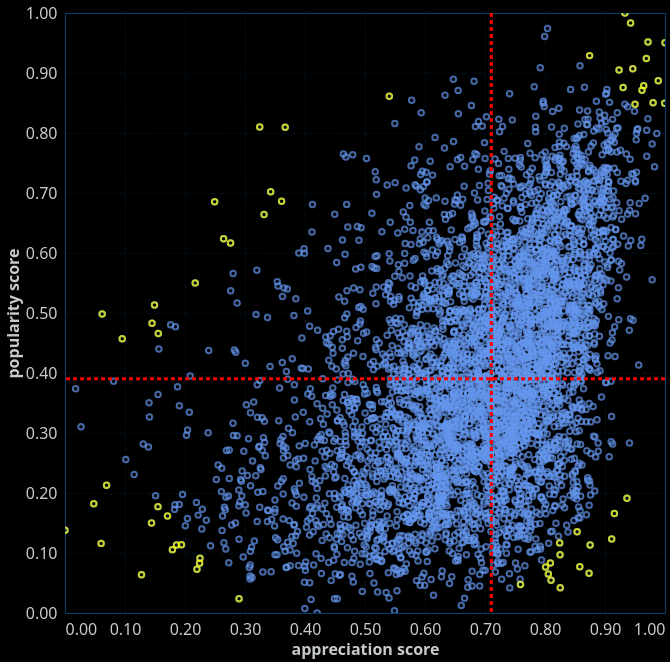

Express this chart as Vega-Lite.
### Vega-Lite specification from a JSON file in a GitHub repository (floating-point values rounded to 4 significant figures; data arrays with more than 128 entries replaced by an {"elided": "..."} marker saying what was removed)
{"config": {"view": {"continuousWidth": 400, "continuousHeight": 300, "stroke": "#043f6b", "strokeWidth": 1}, "background": "#000000", "mark": {"color": "#6495ED"}, "arc": {"fill": "#6495ED"}, "area": {"fill": "#6495ED", "line": true, "fillOpacity": 0.1}, "line": {"stroke": "#6495ED", "strokeWidth": 2}, "path": {"stroke": "#6495ED"}, "rect": {"fill": "#6495ED"}, "shape": {"stroke": "#6495ED"}, "symbol": {"fill": "#6495ED"}, "title": {"color": "#C7CCC9", "anchor": "start", "dy": -15, "fontSize": 16, "font": "IBM Plex Sans,system-ui,-apple-system,BlinkMacSystemFont,\".sfnstext-regular\",sans-serif", "fontWeight": 600}, "axisBand": {"grid": false}, "axis": {"labelColor": "#C7CCC9", "labelFontSize": 16, "labelFont": "IBM Plex Sans Condensed, system-ui, -apple-system, BlinkMacSystemFont, \".SFNSText-Regular\", sans-serif", "labelFontWeight": 400, "titleColor": "#C7CCC9", "titleFontWeight": 600, "titleFontSize": 16, "grid": true, "gridColor": "#043f6b", "labelAngle": 0, "domainColor": null, "tickColor": null, "labelPadding": 2, "tickSize": 6, "tickWidth": 0.5, "gridOpacity": 1, "gridZ": 1}, "axisX": {"gridDash": [6, 3], "gridWidth": 0.25, "gridColor": "#043f6b", "labelAngle": 0}, "axisY": {"gridDash": [6, 3], "gridWidth": 0.25, "gridColor": "#043f6b"}, "layer": {"grid": 1, "mark": 0}, "legend": {"labelFontSize": 11, "padding": 1, "symbolType": "square", "labelColor": "#C7CCC9", "titleColor": "#C7CCC9"}, "style": {"guide-label": {"font": "IBM Plex Sans,system-ui,-apple-system,BlinkMacSystemFont,\".sfnstext-regular\",sans-serif", "fill": "#C7CCC9", "fontWeight": 400}, "guide-title": {"font": "IBM Plex Sans,system-ui,-apple-system,BlinkMacSystemFont,\".sfnstext-regular\",sans-serif", "fill": "#C7CCC9", "fontWeight": 400}}, "range": {"category": ["#33a8c7ff", "#52e3e1ff", "#a0e426ff", "#fdf148ff", "#ffab00ff", "#f77976ff", "#f050aeff", "#d883ffff", "#9336fdff"]}}, "layer": [{"data": {"name": "data-2359c037a23dd66d5ba56659ea999b4b"}, "mark": {"type": "point"}, "encoding": {"tooltip": [{"field": "name", "type": "nominal"}, {"field": "popularity_score", "type": "quantitative"}, {"field": "appreciation_score", "type": "quantitative"}], "x": {"field": "appreciation_score", "title": "appreciation score", "type": "quantitative"}, "y": {"field": "popularity_score", "title": "popularity score", "type": "quantitative"}}, "name": "view_29", "transform": [{"filter": "(datum['appreciation_score'] >= density_plot_threshold)"}]}, {"data": {"name": "data-2359c037a23dd66d5ba56659ea999b4b"}, "mark": {"type": "circle", "color": "#00ff41", "opacity": 0.6}, "encoding": {"size": {"aggregate": "count", "legend": null, "scale": {"domain": [0, 50]}, "type": "quantitative"}, "tooltip": [{"aggregate": "count", "title": "Density", "type": "quantitative"}], "x": {"bin": {"maxbins": 10}, "field": "appreciation_score", "type": "quantitative"}, "y": {"bin": {"maxbins": 10}, "field": "popularity_score", "type": "quantitative"}}, "transform": [{"filter": "(datum['appreciation_score'] < density_plot_threshold)"}]}, {"data": {"name": "data-b16947e3006d8715fc5985cc8273c398"}, "mark": {"type": "point", "color": "yellow"}, "encoding": {"tooltip": [{"field": "name", "type": "nominal"}, {"field": "popularity_score", "type": "quantitative"}, {"field": "appreciation_score", "type": "quantitative"}], "x": {"field": "appreciation_score", "type": "quantitative"}, "y": {"field": "popularity_score", "type": "quantitative"}}, "transform": [{"filter": "(datum['appreciation_score'] >= density_plot_threshold)"}]}, {"data": {"name": "data-19cf42d26c922c5854363cc3b563428e"}, "mark": {"type": "point", "color": "yellow"}, "encoding": {"tooltip": [{"field": "name", "type": "nominal"}, {"field": "popularity_score", "type": "quantitative"}, {"field": "appreciation_score", "type": "quantitative"}], "x": {"field": "appreciation_score", "type": "quantitative"}, "y": {"field": "popularity_score", "type": "quantitative"}}, "transform": [{"filter": "(datum['appreciation_score'] >= density_plot_threshold)"}]}, {"data": {"name": "data-31db096d7c5151a33d984d0d6f7710c8"}, "mark": {"type": "point", "color": "yellow"}, "encoding": {"tooltip": [{"field": "name", "type": "nominal"}, {"field": "popularity_score", "type": "quantitative"}, {"field": "appreciation_score", "type": "quantitative"}], "x": {"field": "appreciation_score", "type": "quantitative"}, "y": {"field": "popularity_score", "type": "quantitative"}}, "transform": [{"filter": "(datum['appreciation_score'] >= density_plot_threshold)"}]}, {"data": {"name": "data-46687f30dfe0e8d4d54ae9464199b41e"}, "mark": {"type": "point", "color": "yellow"}, "encoding": {"tooltip": [{"field": "name", "type": "nominal"}, {"field": "popularity_score", "type": "quantitative"}, {"field": "appreciation_score", "type": "quantitative"}], "x": {"field": "appreciation_score", "type": "quantitative"}, "y": {"field": "popularity_score", "type": "quantitative"}}, "transform": [{"filter": "(datum['appreciation_score'] >= density_plot_threshold)"}]}, {"data": {"name": "data-c6b81ccbfc9496cd164fbfb31b62c94a"}, "mark": {"type": "rule", "color": "red", "strokeDash": [4, 3], "strokeWidth": 3}, "encoding": {"x": {"field": "x", "type": "quantitative"}}}, {"data": {"name": "data-5ee42a83f075b192436395194e2f725b"}, "mark": {"type": "rule", "color": "red", "strokeDash": [4, 3], "strokeWidth": 3}, "encoding": {"y": {"field": "y", "type": "quantitative"}}}], "height": 600, "params": [{"name": "density_plot_threshold", "bind": {"input": "range", "max": 1, "min": 0, "step": 0.01}, "value": 0}, {"name": "param_21", "select": {"type": "interval", "encodings": ["x", "y"]}, "bind": "scales", "views": ["view_29"]}], "width": 600, "$schema": "https://vega.github.io/schema/vega-lite/v5.20.1.json", "datasets": {"data-2359c037a23dd66d5ba56659ea999b4b": {"elided": "4703 records"}, "data-b16947e3006d8715fc5985cc8273c398": [{"appid": 1086940, "name": "Baldur's Gate 3", "popularity_score": 0.9504, "appreciation_score": 1.0, "popularity_plus_appreciation": 1.95}, {"appid": 271590, "name": "Grand Theft Auto V", "popularity_score": 1.0, "appreciation_score": 0.9332, "popularity_plus_appreciation": 1.933}, {"appid": 1245620, "name": "ELDEN RING", "popularity_score": 0.9835, "appreciation_score": 0.9427, "popularity_plus_appreciation": 1.926}, {"appid": 1174180, "name": "Red Dead Redemption 2", "popularity_score": 0.9517, "appreciation_score": 0.9717, "popularity_plus_appreciation": 1.923}, {"appid": 292030, "name": "The Witcher® 3: Wild Hunt", "popularity_score": 0.924, "appreciation_score": 0.9688, "popularity_plus_appreciation": 1.893}, {"appid": 620, "name": "Portal 2", "popularity_score": 0.8871, "appreciation_score": 0.9887, "popularity_plus_appreciation": 1.876}, {"appid": 413150, "name": "Stardew Valley", "popularity_score": 0.9069, "appreciation_score": 0.9463, "popularity_plus_appreciation": 1.853}, {"appid": 220, "name": "Half-Life 2", "popularity_score": 0.8497, "appreciation_score": 0.9995, "popularity_plus_appreciation": 1.849}, {"appid": 72850, "name": "The Elder Scrolls V: Skyrim", "popularity_score": 0.8786, "appreciation_score": 0.9645, "popularity_plus_appreciation": 1.843}, {"appid": 367520, "name": "Hollow Knight", "popularity_score": 0.8713, "appreciation_score": 0.9616, "popularity_plus_appreciation": 1.833}, {"appid": 1593500, "name": "God of War", "popularity_score": 0.8505, "appreciation_score": 0.9801, "popularity_plus_appreciation": 1.831}, {"appid": 550, "name": "Left 4 Dead 2", "popularity_score": 0.9052, "appreciation_score": 0.9235, "popularity_plus_appreciation": 1.829}, {"appid": 374320, "name": "DARK SOULS™ III", "popularity_score": 0.8758, "appreciation_score": 0.9301, "popularity_plus_appreciation": 1.806}, {"appid": 105600, "name": "Terraria", "popularity_score": 0.929, "appreciation_score": 0.8743, "popularity_plus_appreciation": 1.803}, {"appid": 391540, "name": "Undertale", "popularity_score": 0.8479, "appreciation_score": 0.95, "popularity_plus_appreciation": 1.798}], "data-19cf42d26c922c5854363cc3b563428e": [{"appid": 1517290, "name": "Battlefield™ 2042", "popularity_score": 0.8098, "appreciation_score": 0.3245, "popularity_minus_appreciation": 0.4853}, {"appid": 1151340, "name": "Fallout 76", "popularity_score": 0.8097, "appreciation_score": 0.367, "popularity_minus_appreciation": 0.4427}, {"appid": 1265780, "name": "The Lord of the Rings: Gollum™", "popularity_score": 0.4982, "appreciation_score": 0.06193, "popularity_minus_appreciation": 0.4363}, {"appid": 1225330, "name": "NBA 2K21", "popularity_score": 0.6856, "appreciation_score": 0.2494, "popularity_minus_appreciation": 0.4361}, {"appid": 1015500, "name": "WWE 2K20", "popularity_score": 0.5132, "appreciation_score": 0.1492, "popularity_minus_appreciation": 0.364}, {"appid": 390340, "name": "Umbrella Corps", "popularity_score": 0.4569, "appreciation_score": 0.09537, "popularity_minus_appreciation": 0.3616}, {"appid": 2338770, "name": "NBA 2K24", "popularity_score": 0.6238, "appreciation_score": 0.2644, "popularity_minus_appreciation": 0.3594}, {"appid": 1272080, "name": "PAYDAY 3", "popularity_score": 0.7022, "appreciation_score": 0.3428, "popularity_minus_appreciation": 0.3594}, {"appid": 1294810, "name": "Redfall", "popularity_score": 0.6168, "appreciation_score": 0.2759, "popularity_minus_appreciation": 0.3409}, {"appid": 247950, "name": "Sacred 3", "popularity_score": 0.483, "appreciation_score": 0.1451, "popularity_minus_appreciation": 0.3379}, {"appid": 1239520, "name": "Madden NFL 21", "popularity_score": 0.5499, "appreciation_score": 0.2171, "popularity_minus_appreciation": 0.3328}, {"appid": 1056960, "name": "Wolfenstein: Youngblood", "popularity_score": 0.6643, "appreciation_score": 0.3317, "popularity_minus_appreciation": 0.3326}, {"appid": 1089350, "name": "NBA 2K20", "popularity_score": 0.6861, "appreciation_score": 0.361, "popularity_minus_appreciation": 0.3251}, {"appid": 1938090, "name": "Call of Duty®: Modern Warfare® II", "popularity_score": 0.8614, "appreciation_score": 0.5405, "popularity_minus_appreciation": 0.3209}, {"appid": 10220, "name": "Postal III", "popularity_score": 0.4657, "appreciation_score": 0.1554, "popularity_minus_appreciation": 0.3103}], "data-31db096d7c5151a33d984d0d6f7710c8": [{"appid": 1259370, "name": "Worm Jazz", "popularity_score": 0.06631, "appreciation_score": 0.8734, "popularity_minus_appreciation": -0.8071}, {"appid": 1931240, "name": "MOTHERGUNSHIP: FORGE", "popularity_score": 0.1233, "appreciation_score": 0.9111, "popularity_minus_appreciation": -0.7878}, {"appid": 842120, "name": "Arca's Path VR", "popularity_score": 0.04213, "appreciation_score": 0.8254, "popularity_minus_appreciation": -0.7832}, {"appid": 578670, "name": "Conquest: Frontier Wars", "popularity_score": 0.07727, "appreciation_score": 0.858, "popularity_minus_appreciation": -0.7807}, {"appid": 29700, "name": "Guild Wars: Eye of the North®", "popularity_score": 0.1135, "appreciation_score": 0.8752, "popularity_minus_appreciation": -0.7617}, {"appid": 1369730, "name": "Citizens Unite!: Earth x Space", "popularity_score": 0.0546, "appreciation_score": 0.8101, "popularity_minus_appreciation": -0.7555}, {"appid": 2478020, "name": "Ray’z Arcade Chronology", "popularity_score": 0.166, "appreciation_score": 0.9157, "popularity_minus_appreciation": -0.7497}, {"appid": 1318970, "name": "This Way Madness Lies", "popularity_score": 0.1913, "appreciation_score": 0.9366, "popularity_minus_appreciation": -0.7453}, {"appid": 1570480, "name": "Retrograde", "popularity_score": 0.06492, "appreciation_score": 0.8056, "popularity_minus_appreciation": -0.7407}, {"appid": 1092780, "name": "Depixtion", "popularity_score": 0.09727, "appreciation_score": 0.8251, "popularity_minus_appreciation": -0.7278}, {"appid": 632250, "name": "DERU - The Art of Cooperation", "popularity_score": 0.08328, "appreciation_score": 0.8089, "popularity_minus_appreciation": -0.7256}, {"appid": 1007520, "name": "Willy Jetman: Astromonkey's Revenge", "popularity_score": 0.07684, "appreciation_score": 0.801, "popularity_minus_appreciation": -0.7241}, {"appid": 824570, "name": "Kine", "popularity_score": 0.1354, "appreciation_score": 0.8535, "popularity_minus_appreciation": -0.7181}, {"appid": 699540, "name": "Argonus and the Gods of Stone", "popularity_score": 0.0476, "appreciation_score": 0.7591, "popularity_minus_appreciation": -0.7115}, {"appid": 944430, "name": "The Last Friend", "popularity_score": 0.1169, "appreciation_score": 0.8244, "popularity_minus_appreciation": -0.7076}], "data-46687f30dfe0e8d4d54ae9464199b41e": [{"appid": 743860, "name": "Wild West Online", "popularity_score": 0.1379, "appreciation_score": 0.0, "popularity_plus_appreciation": 0.1379}, {"appid": 92700, "name": "Shadow Harvest: Phantom Ops", "popularity_score": 0.116, "appreciation_score": 0.06017, "popularity_plus_appreciation": 0.1762}, {"appid": 1401400, "name": "Lovecraft's Untold Stories 2", "popularity_score": 0.0638, "appreciation_score": 0.1275, "popularity_plus_appreciation": 0.1913}, {"appid": 499210, "name": "Road Rage", "popularity_score": 0.1822, "appreciation_score": 0.04799, "popularity_plus_appreciation": 0.2302}, {"appid": 425310, "name": "Ghostbusters™", "popularity_score": 0.2131, "appreciation_score": 0.06931, "popularity_plus_appreciation": 0.2824}, {"appid": 1139870, "name": "The Dark Eye : Book of Heroes", "popularity_score": 0.1056, "appreciation_score": 0.179, "popularity_plus_appreciation": 0.2846}, {"appid": 246720, "name": "Wayward Manor", "popularity_score": 0.07294, "appreciation_score": 0.2199, "popularity_plus_appreciation": 0.2928}, {"appid": 204760, "name": "Deep Black: Reloaded", "popularity_score": 0.15, "appreciation_score": 0.1443, "popularity_plus_appreciation": 0.2942}, {"appid": 626200, "name": "Dead Alliance™", "popularity_score": 0.1135, "appreciation_score": 0.186, "popularity_plus_appreciation": 0.2994}, {"appid": 1068600, "name": "Waking", "popularity_score": 0.08283, "appreciation_score": 0.2243, "popularity_plus_appreciation": 0.3072}, {"appid": 281840, "name": "4PM", "popularity_score": 0.1138, "appreciation_score": 0.194, "popularity_plus_appreciation": 0.3078}, {"appid": 603840, "name": "Randall", "popularity_score": 0.02392, "appreciation_score": 0.2901, "popularity_plus_appreciation": 0.314}, {"appid": 552910, "name": "Tokyo Tattoo Girls", "popularity_score": 0.09138, "appreciation_score": 0.225, "popularity_plus_appreciation": 0.3164}, {"appid": 2008420, "name": "Flashback 2", "popularity_score": 0.1773, "appreciation_score": 0.155, "popularity_plus_appreciation": 0.3323}, {"appid": 1351000, "name": "Gangs of Sherwood", "popularity_score": 0.1618, "appreciation_score": 0.1709, "popularity_plus_appreciation": 0.3327}], "data-c6b81ccbfc9496cd164fbfb31b62c94a": [{"x": 0.7106}], "data-5ee42a83f075b192436395194e2f725b": [{"y": 0.3905}]}}
